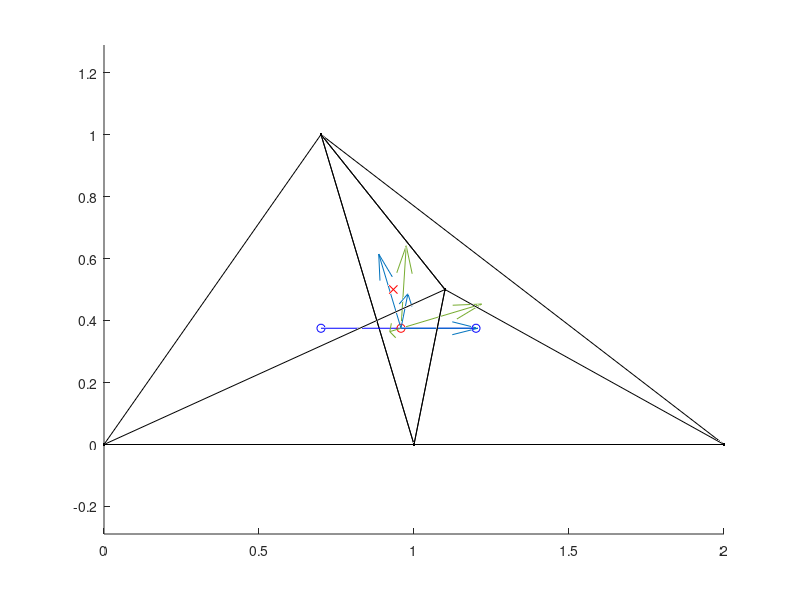

MATLAB code to generate this figure:
x = [0 0 0;
     1 0 0;
     1.1 .5 1;
     0.7 1 0;
     2 0 0.25];
 
 tets = [1 2 3 4;
     2 3 4 5];
 
 face = [2,4,3];
 
 g = [2,.8,1]';
 
 phi = x*g;
 
 xa = x(2,:)';
 xb = x(3,:)';
 xc = x(4,:)';
 xi = mean(x(tets(1,:),:))';
 xj = mean(x(tets(2,:),:))';
 xface = mean(x(face,:))';
 
 phi_a = dot(xa,g);
 phi_b = dot(xb,g);
 phi_c = dot(xc,g);
 phi_i = dot(xi,g);
 phi_j = dot(xj,g);
 
 e1 = xc-xa; e1 = e1/norm(e1);
 e2 = xb-xa; e2 = e2/norm(e2);
 e3 = xj-xi; e3 = e3/norm(e3);
 n = cross(xc-xa, xb-xa); n = n/norm(n);
  
 Ecov = [e1,e2,e3];
 V = dot(e1,cross(e2,e3));
f1 = cross(e2,e3)/V;
f2 = cross(e3,e1)/V;
f3 = cross(e1,e2)/V;

Econtra = [f1,f2,f3];


dj = ((xj-xface)'*n);
di = -((xi-xface)'*n);

xij_j = xj - e3*dj/(n'*e3);
xij_i = xi + e3*di/(n'*e3);

epsilon = xface-xij_j;


dpdxcov = [(phi_c-phi_a)/norm(xc-xa);
    (phi_b-phi_a)/norm(xb-xa);
    (phi_j-phi_i)/norm(xj-xi)];



error = Econtra*dpdxcov - g

%------------------------------------------------
figure(1);
hold on;
for ti = 1:size(tets,1)
    t = tets(ti,:);
    plot3(x(t([1,2]), 1),x(t([1,2]), 2),x(t([1,2]), 3),'k.-');
    plot3(x(t([1,3]), 1),x(t([1,3]), 2),x(t([1,3]), 3),'k.-');
    plot3(x(t([1,4]), 1),x(t([1,4]), 2),x(t([1,4]), 3),'k.-');
    plot3(x(t([2,3]), 1),x(t([2,3]), 2),x(t([2,3]), 3),'k.-');
    plot3(x(t([2,4]), 1),x(t([2,4]), 2),x(t([2,4]), 3),'k.-');
    plot3(x(t([3,4]), 1),x(t([3,4]), 2),x(t([3,4]), 3),'k.-');
end
plot3([xi(1) xj(1)],[xi(2) xj(2)],[xi(3) xj(3)],'bo-');
plot3(xface(1),xface(2),xface(3),'rx');
plot3(xij_j(1),xij_j(2),xij_j(3),'ro');

quiver3(kron([1,1,1]',xij_j(1)), kron([1,1,1]',xij_j(2)), kron([1,1,1]',xij_j(3)), ...
    [e1(1),e2(1),e3(1)]',...
    [e1(2),e2(2),e3(2)]',...
    [e1(3),e2(3),e3(3)]',...
    .25);

quiver3(kron([1,1,1]',xij_j(1)), kron([1,1,1]',xij_j(2)), kron([1,1,1]',xij_j(3)), ...
    [f1(1),f2(1),f3(1)]',...
    [f1(2),f2(2),f3(2)]',...
    [f1(3),f2(3),f3(3)]',...
    .25);
axis equal

hold off;